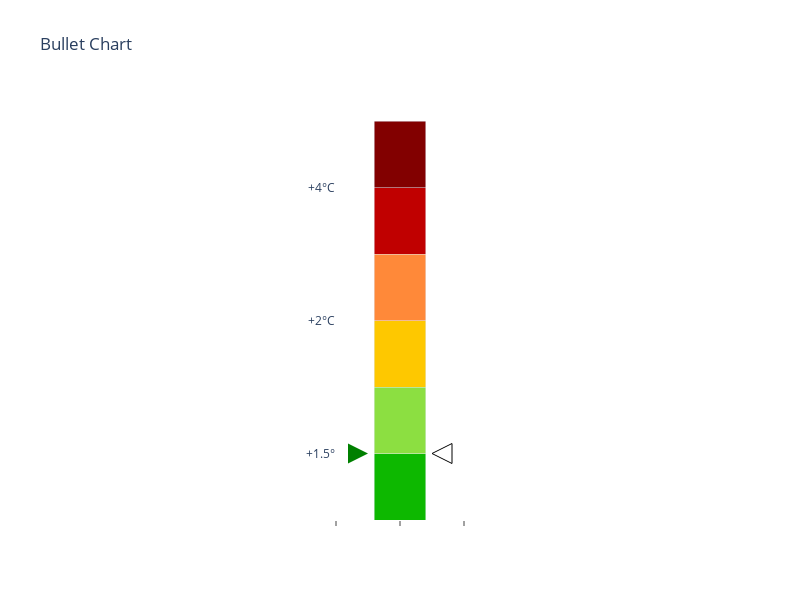

The notebook cell saved with this chart:
### Code cell
import plotly.figure_factory as ff
import pandas as pd
  
  
data = [      
    {"title": "", 
     "ranges": [1, 7, 6], 
     "measures":[x for x in range(1,7)]
     #"markers":[2.4]
    }
]
  
fig = ff.create_bullet(
    data=data, 
    titles='title', 
    measures='measures',
    orientation='v',
    measure_colors=['rgb(14, 52, 75)', 'rgb(31, 141, 127)'],
    width=800)

fig.update_xaxes(ticks="outside")

fig.update_yaxes(layer="below traces",
                 tickmode = 'array',
                 tickvals = [1, 2, 3, 4, 5, 6],
                 ticktext = ['+1.5°', '', '+2°C','', '+4°C', ''])
                             
fig.update_layout(paper_bgcolor='rgba(0,0,0,0)', plot_bgcolor='rgba(0,0,0,0)')

trace1 = go.Scatter(x=[0.25], y=[1],
                    marker={'symbol':'arrow-right',
                            'color':'green',
                            'size':20
                           },
                    name='Accomplishment',
                    xaxis='x1',
                    yaxis='y1',
                    hovertemplate =
                    'Accomplishment',
                    showlegend = False)
                   
trace2 = go.Scatter(x=[0.75], y=[1],
                    marker={'symbol':'arrow-left',
                            'color':'white',
                            'line': {'color':'black', 'width':1},
                            'size':20},
                    name='Engagement',
                    xaxis='x1',
                    yaxis='y1',
                    hovertemplate ='Engagement',
                    showlegend = False)

bar = [bar for bar in fig.data if bar.name == 'measures']

# Set the color of the middle bar to blue
colors = ['#820000',
          '#C00000',
          '#FF8939',
          '#FEC800',
          '#8CDF41',
          '#0DB800']

for i in range(len(bar)):
    bar[i].marker.color = colors[i]

fig.add_traces([trace1, trace2])
  
fig.show()

### Figure 1 — Plotly figure (JSON) as saved in the notebook; plotly's stock layout.template omitted (floating-point values rounded to 4 significant figures)
{"data": [{"base": 0, "hoverinfo": "y", "marker": {"color": "#820000"}, "name": "measures", "orientation": "v", "type": "bar", "width": 0.4, "x": [0.5], "xaxis": "x", "y": [6], "yaxis": "y"}, {"base": 0, "hoverinfo": "y", "marker": {"color": "#C00000"}, "name": "measures", "orientation": "v", "type": "bar", "width": 0.4, "x": [0.5], "xaxis": "x", "y": [5], "yaxis": "y"}, {"base": 0, "hoverinfo": "y", "marker": {"color": "#FF8939"}, "name": "measures", "orientation": "v", "type": "bar", "width": 0.4, "x": [0.5], "xaxis": "x", "y": [4], "yaxis": "y"}, {"base": 0, "hoverinfo": "y", "marker": {"color": "#FEC800"}, "name": "measures", "orientation": "v", "type": "bar", "width": 0.4, "x": [0.5], "xaxis": "x", "y": [3], "yaxis": "y"}, {"base": 0, "hoverinfo": "y", "marker": {"color": "#8CDF41"}, "name": "measures", "orientation": "v", "type": "bar", "width": 0.4, "x": [0.5], "xaxis": "x", "y": [2], "yaxis": "y"}, {"base": 0, "hoverinfo": "y", "marker": {"color": "#0DB800"}, "name": "measures", "orientation": "v", "type": "bar", "width": 0.4, "x": [0.5], "xaxis": "x", "y": [1], "yaxis": "y"}, {"hoverinfo": "y", "marker": {"color": "rgb(0, 0, 0)", "size": 12, "symbol": "diamond-tall"}, "name": "markers", "type": "scatter", "x": [0.5], "xaxis": "x", "y": [], "yaxis": "y"}, {"hovertemplate": "Accomplishment", "marker": {"color": "green", "size": 20, "symbol": "arrow-right"}, "name": "Accomplishment", "showlegend": false, "type": "scatter", "x": [0.25], "xaxis": "x", "y": [1], "yaxis": "y"}, {"hovertemplate": "Engagement", "marker": {"color": "white", "line": {"color": "black", "width": 1}, "size": 20, "symbol": "arrow-left"}, "name": "Engagement", "showlegend": false, "type": "scatter", "x": [0.75], "xaxis": "x", "y": [1], "yaxis": "y"}], "layout": {"annotations": [{"font": {"color": "#0f0f0f", "size": 13}, "showarrow": false, "text": "<b></b>", "textangle": 0, "x": 0.5, "xanchor": "center", "xref": "paper", "y": 1.03, "yanchor": "middle", "yref": "paper"}], "barmode": "stack", "height": 600, "margin": {"l": 80}, "paper_bgcolor": "rgba(0,0,0,0)", "plot_bgcolor": "rgba(0,0,0,0)", "showlegend": false, "title": {"text": "Bullet Chart"}, "width": 800, "xaxis": {"anchor": "y", "domain": [0.4, 0.6], "range": [0, 1], "showgrid": false, "showticklabels": false, "ticks": "outside", "zeroline": false}, "yaxis": {"anchor": "x", "domain": [0, 1], "layer": "below traces", "showgrid": false, "tickmode": "array", "ticktext": ["+1.5°", "", "+2°C", "", "+4°C", ""], "tickvals": [1, 2, 3, 4, 5, 6], "tickwidth": 1, "zeroline": false}}}
